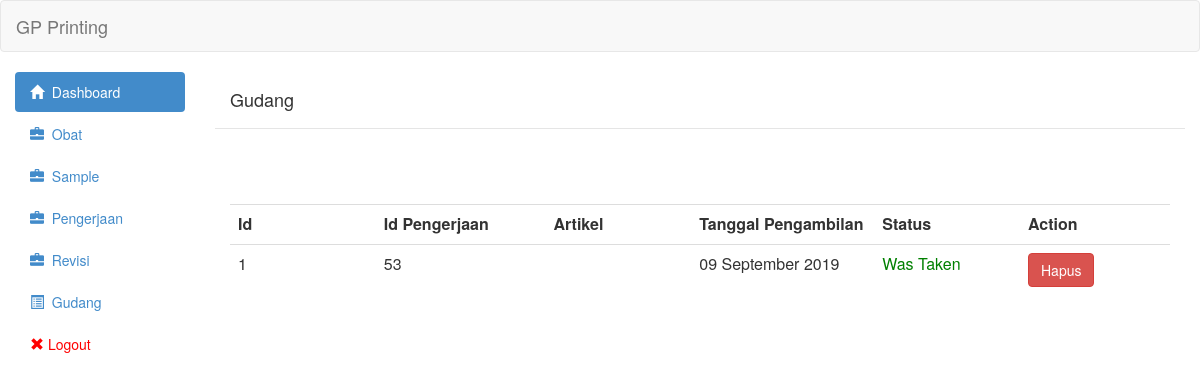
The app's page /view/gudang.php (signed in), older data.
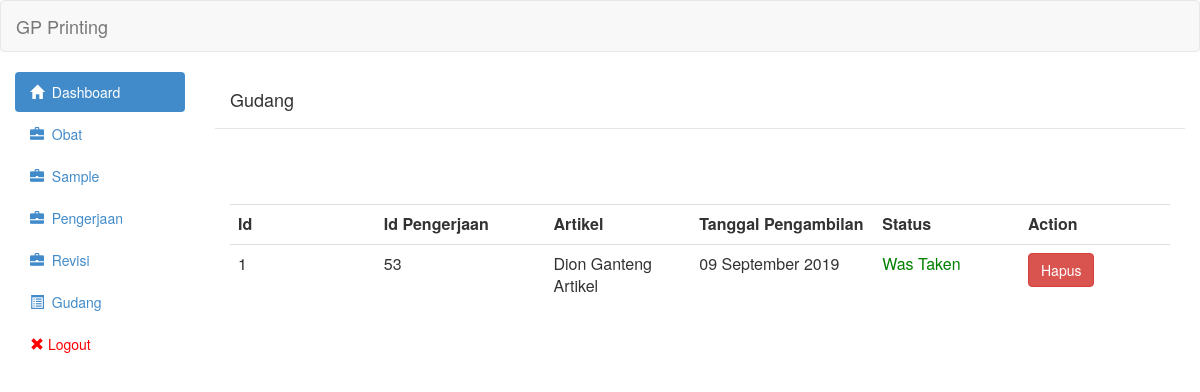
The same page, newer data.
### tables this page shows
CREATE TABLE `gudang` (
  `id` int(11) NOT NULL,
  `id_pengerjaan` int(11) NOT NULL,
  `qty_total` int(11) NOT NULL,
  `qty_sementara` int(11) NOT NULL,
  `tgl_pengambilan` date NOT NULL,
  `keterangan` text NOT NULL,
  `status` int(11) NOT NULL
);

CREATE TABLE `sample` (
  `id` int(11) NOT NULL,
  `artikel` varchar(255) NOT NULL,
  `nomor_po` varchar(30) NOT NULL,
  `tgl` date NOT NULL,
  `tgl_selesai` date DEFAULT NULL,
  `status` tinyint(1) NOT NULL DEFAULT 0,
  `biaya` int(11) NOT NULL
);

### controller/gudang/gudang_show.php (the view, shortened to what this page needs)
<?php
	include('../controller/config/linken.php');
	include('../controller/config/asset.php');
	$queryGetGudang = "SELECT gudang.id,sample.artikel,gudang.id_pengerjaan,gudang.tgl_pengambilan,gudang.status from gudang join pengerjaan on gudang.id_pengerjaan=pengerjaan.id join sample on pengerjaan.id_sample = sample.id ORDER BY gudang.id ASC";
	$resultGetGudang = mysqli_query($link,$queryGetGudang) or die(mysqli_error($link));
	 echo "<table class='table table-hover'><tr>
                        <th class='col-md-1'>Id</th>
                        <th class='col-md-1'>Id Pengerjaan</th>
                        <th class='col-md-1'>Artikel</th>
                        <th class='col-md-1'>Tanggal Pengambilan</th>
                        <th class='col-md-1'>Status</th>
                        <th class='col-md-1'>Action</th>
                        </tr>";
	while($row = mysqli_fetch_assoc($resultGetGudang)){
    if($row['tgl_pengambilan']=='0000-00-00'){
        $row['tgl_pengambilan']=null;
    }else{
         $row['tgl_pengambilan'] = date("d F Y",strtotime( $row['tgl_pengambilan']));
    }
	?>
                            <tr onclick='AjaxGetDetailGudang(<?php echo $row["id"]?>)'>
								<td><?php echo $row['id']?></td>
                                <td><?php echo $row['id_pengerjaan']?></td>
                                <td><?php echo $row['artikel']?></td>
                                <td><?php echo $row['tgl_pengambilan']?></td>
                                <td><?php if($row['status']==0){
									echo "<span style='color:blue'>On-Storage</span>";
									}else if($row['status']==1){
										echo "<span style='color:green'>Was Taken</span>";
									}
								;?></td>
								<td>
                                <a class='btn btn-danger' href='controller/gudang/gudang_delete.php?id="<?php echo $row["id"];?>"'>Hapus</a></td>
                            </tr>
<?php
	}
	echo "</table>"
	?>

Row changes from the older to the newer data that the page shows:
changed through a linked row, gudang id 1: sample.artikel (not shown) → "Dion Ganteng Artikel"
